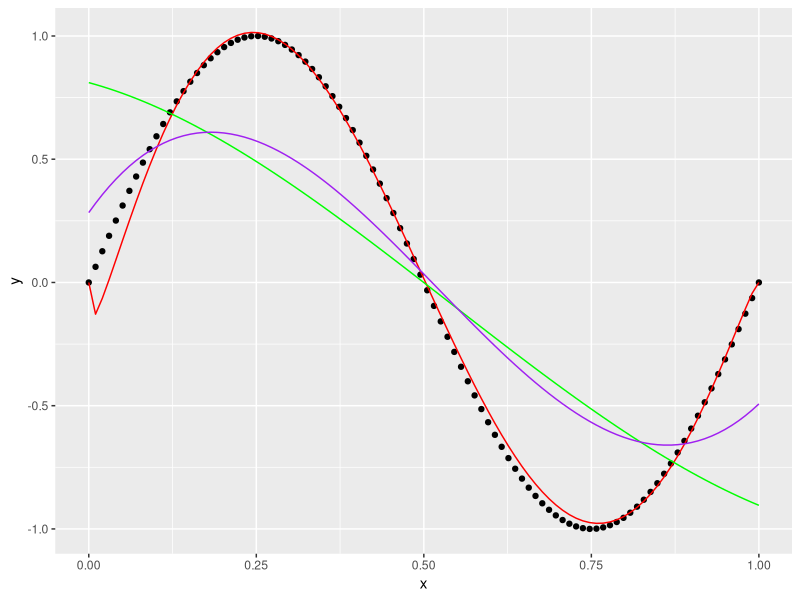
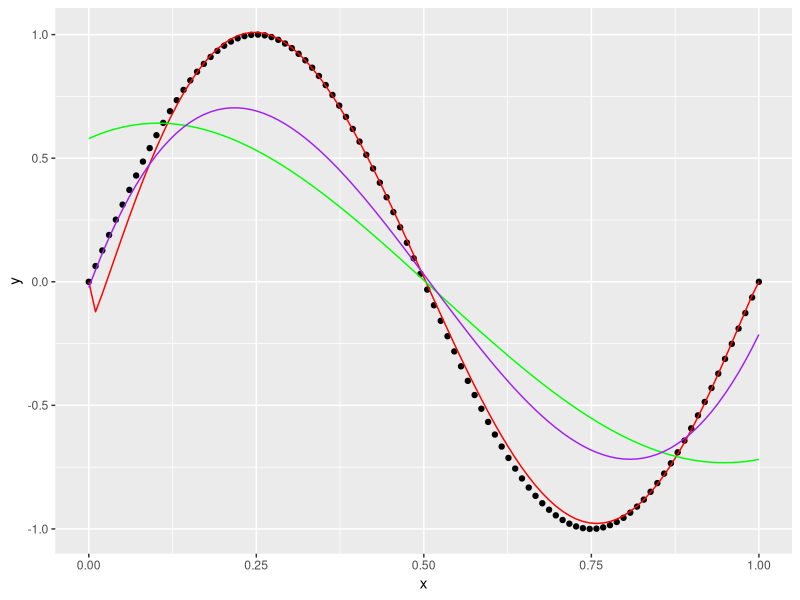
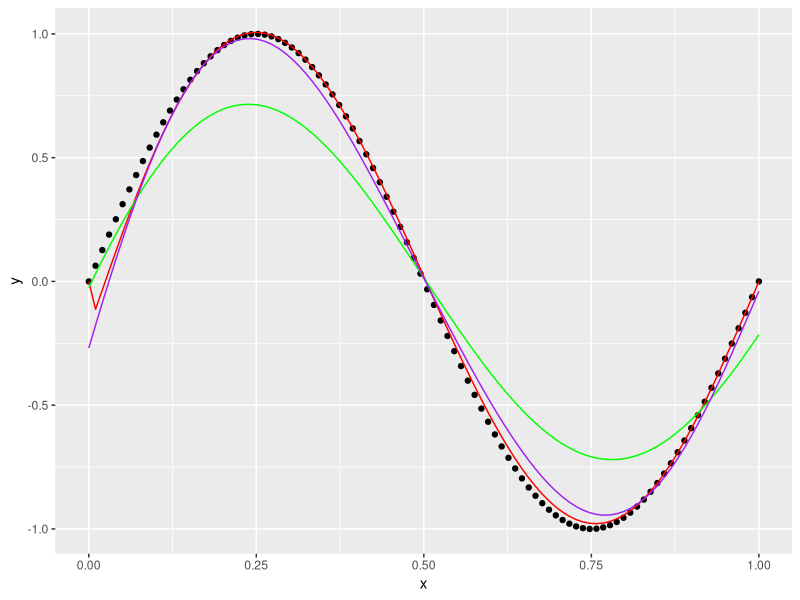
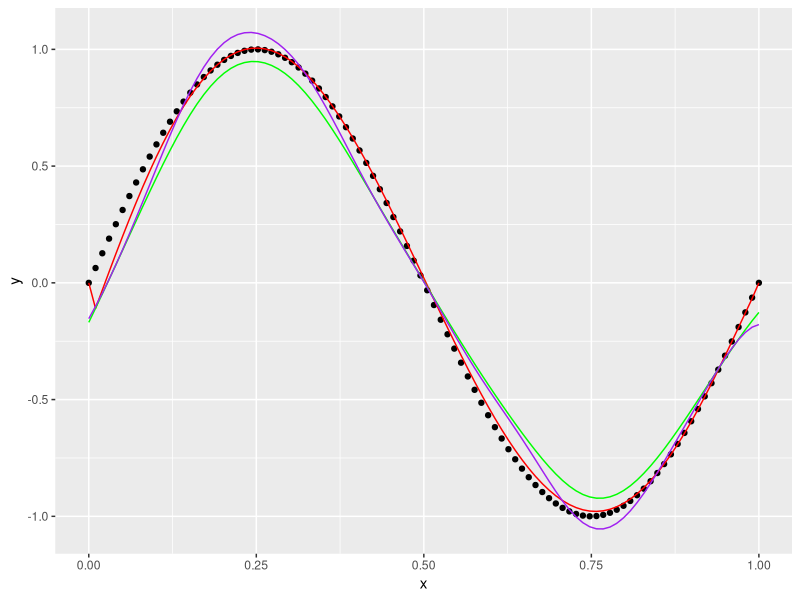

Write R code to recreate these figures, in order.
## ---- chunk 1
knitr::opts_chunk$set(echo = TRUE)
## ---- chunk 2
library(KernSmooth)
# Define the Beta-Bernstein basis function
beta_bernstein_basis <- function(i, n, x,lambda) {
  choose(n, i) * (x^(i+lambda)) * ((1 - x)^(n+lambda - i))/beta(lambda*x+1,lambda*(1-x)+1)
}

# Define the Beta-Bernstein smoother function
beta_bernstein_smoother <- function(x, y, n,lambda) {
  # Calculate the Beta-Bernstein basis functions
  basis <- sapply(0:n, function(i) beta_bernstein_basis(i, n, x,lambda=lambda))
  
  # Fit the model
  fit <- lm(y ~ basis - 1)
  
  # Return the fitted values
  return(fit$fitted.values)
}
## ---- chunk 3
set.seed(12)
n <- 100
X <- seq(from=0,to=1,length.out=n)
g_true <- sin(2*pi*X)
epsilon <- rnorm(100,mean = 0,sd=0.3)
Y <- g_true+epsilon
## ---- chunk 4
#Local polynomial regression with order 1
P1_fitted <- locpoly(X, Y, bandwidth=0.4,degree = 1)

P1_pred <- approx(P1_fitted$x, P1_fitted$y, xout=X)$y
P1_mse1 <- mean((g_true - P1_pred)^2)
#Local polynomial regression with order 2
P2_fitted <- locpoly(X, Y, bandwidth=0.4,degree = 2)

P2_pred <- approx(P2_fitted$x, P2_fitted$y, xout=X)$y
P2_mse1 <- mean((g_true - P2_pred)^2)
#Beta-Bernstein
BB_fitted<- beta_bernstein_smoother(x=X,y=Y,5,lambda = 0.16)
BB_mse1 <- mean((g_true-BB_fitted)^2)

df1 <- data.frame(x=X,y=g_true,BB=BB_fitted,poly1=P1_pred,ploy2=P2_pred)
## ---- chunk 5
library(ggplot2)

# Create the base plot
p <- ggplot(df1, aes(x=x)) +
  geom_point(aes(y=y), color="black") +
  geom_line(aes(y=BB), color="red") +
  geom_line(aes(y=poly1), color="green") +
  geom_line(aes(y=ploy2), color="purple")

# Display the plot
print(p)

## ---- chunk 6
#Local polynomial regression with order 1
P1_fitted <- locpoly(X, Y, bandwidth=0.28,degree = 1)

P1_pred <- approx(P1_fitted$x, P1_fitted$y, xout=X)$y
P1_mse2 <- mean((g_true - P1_pred)^2)
#Local polynomial regression with order 2
P2_fitted <- locpoly(X, Y, bandwidth=0.28,degree = 2)

P2_pred <- approx(P2_fitted$x, P2_fitted$y, xout=X)$y
P2_mse2 <- mean((g_true - P2_pred)^2)
#Beta-Bernstein
BB_fitted<- beta_bernstein_smoother(x=X,y=Y,5,lambda = 0.078)
BB_mse2 <- mean((g_true-BB_fitted)^2)

df2 <- data.frame(x=X,y=g_true,BB=BB_fitted,poly1=P1_pred,ploy2=P2_pred)
## ---- chunk 7
# Create the base plot
p <- ggplot(df2, aes(x=x)) +
  geom_point(aes(y=y), color="black") +
  geom_line(aes(y=BB), color="red") +
  geom_line(aes(y=poly1), color="green") +
  geom_line(aes(y=ploy2), color="purple")

# Display the plot
print(p)

## ---- chunk 8
#Local polynomial regression with order 1
P1_fitted <- locpoly(X, Y, bandwidth=0.14,degree = 1)

P1_pred <- approx(P1_fitted$x, P1_fitted$y, xout=X)$y
P1_mse3 <- mean((g_true - P1_pred)^2)
#Local polynomial regression with order 2
P2_fitted <- locpoly(X, Y, bandwidth=0.14,degree = 2)

P2_pred <- approx(P2_fitted$x, P2_fitted$y, xout=X)$y
P2_mse3 <- mean((g_true - P2_pred)^2)
#Beta-Bernstein
BB_fitted<- beta_bernstein_smoother(x=X,y=Y,5,lambda = 0.019)
BB_mse3 <- mean((g_true-BB_fitted)^2)

df3 <- data.frame(x=X,y=g_true,BB=BB_fitted,poly1=P1_pred,ploy2=P2_pred)
## ---- chunk 9
# Create the base plot
p <- ggplot(df3, aes(x=x)) +
  geom_point(aes(y=y), color="black") +
  geom_line(aes(y=BB), color="red") +
  geom_line(aes(y=poly1), color="green") +
  geom_line(aes(y=ploy2), color="purple")

# Display the plot
print(p)

## ---- chunk 10
#Local polynomial regression with order 1
P1_fitted <- locpoly(X, Y, bandwidth=0.07,degree = 1)

P1_pred <- approx(P1_fitted$x, P1_fitted$y, xout=X)$y
P1_mse4 <- mean((g_true - P1_pred)^2)
#Local polynomial regression with order 2
P2_fitted <- locpoly(X, Y, bandwidth=0.07,degree = 2)

P2_pred <- approx(P2_fitted$x, P2_fitted$y, xout=X)$y
P2_mse4 <- mean((g_true - P2_pred)^2)
#Beta-Bernstein
BB_fitted<- beta_bernstein_smoother(x=X,y=Y,5,lambda = 0.005)
BB_mse4 <- mean((g_true-BB_fitted)^2)

df4 <- data.frame(x=X,y=g_true,BB=BB_fitted,poly1=P1_pred,ploy2=P2_pred)
## ---- chunk 11
# Create the base plot
p <- ggplot(df4, aes(x=x)) +
  geom_point(aes(y=y), color="black") +
  geom_line(aes(y=BB), color="red") +
  geom_line(aes(y=poly1), color="green") +
  geom_line(aes(y=ploy2), color="purple")

# Display the plot
print(p)

